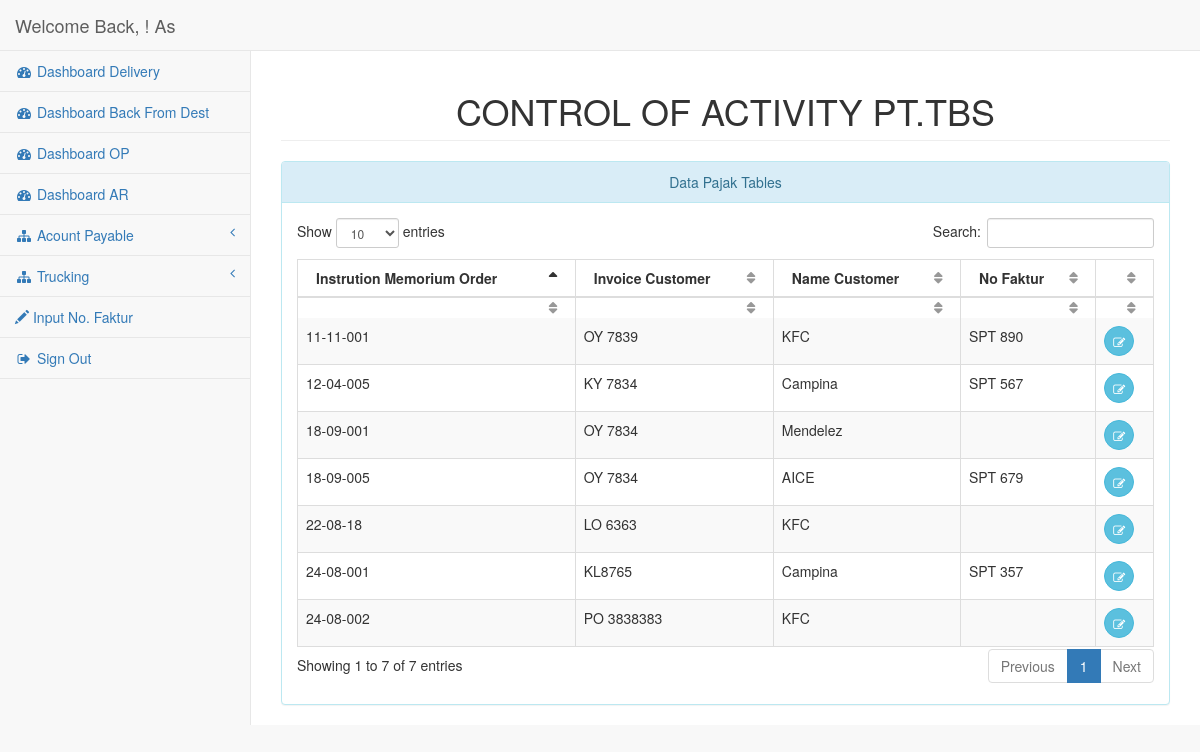
Screenshot of /index.php/pagecontrol/dashPajak with the database file from the repository.
### tables this page shows
CREATE TABLE `ar` (
  `IMO` varchar(12) DEFAULT NULL,
  `inv_cust` varchar(20) DEFAULT NULL,
  `name_cust` varchar(20) DEFAULT NULL,
  `no_plug` varchar(20) NOT NULL,
  `pay_plug` int(11) NOT NULL,
  `pay_inv` int(11) NOT NULL,
  `no_faktur` varchar(20) DEFAULT NULL
);

### application/controllers/Pagecontrol.php (called while the page is built, shortened)
<?php
class Pagecontrol extends CI_Controller {
	public function __construct()
	{
	$this->load->helper('form');
	$this->load->helper('url');
	$this->load->library('pdf');
	}
	public function dashPajak(){
		$this->load->model('pagemodel');
		$data['dataAR'] = $this->pagemodel->getAR();
		$this->load->view('dashboard_Pajak', $data);
	}
}

### index.php (called while the page is built, shortened)
<?php
require_once BASEPATH.'core/CodeIgniter.php';

### application/models/Pagemodel.php (called while the page is built, shortened)
<?php
class Pagemodel extends CI_Model
{
	function getAR(){
		$this->db->select('*');
		$this->db->from('ar');
		$data = $this->db->get();
		return $data->result();
	}
}

### application/views/dashboard_Pajak.php (the view, shortened to what this page needs)
<!DOCTYPE html>
<html lang="en">
<head>
    <link href="<?php echo base_url()?>assets/vendor/bootstrap/css/bootstrap.min.css" rel="stylesheet">
    <link href="<?php echo base_url()?>assets/vendor/metisMenu/metisMenu.min.css" rel="stylesheet">
    <link href="<?php echo base_url()?>assets/vendor/datatables-plugins/dataTables.bootstrap.css" rel="stylesheet">
    <link href="<?php echo base_url()?>assets/vendor/datatables-responsive/dataTables.responsive.css" rel="stylesheet">
    <link href="<?php echo base_url()?>assets/dist/css/sb-admin-2.css" rel="stylesheet">
    <link href="<?php echo base_url()?>assets/vendor/font-awesome/css/font-awesome.min.css" rel="stylesheet" type="text/css">
</head>
<body>
    <div id="wrapper">
        <nav class="navbar navbar-default navbar-static-top" role="navigation" style="margin-bottom: 0">
            <div class="navbar-header">
                <a class="navbar-brand" href="index.html">Welcome Back, <?php echo $this->session->userdata('ses_nama');?>! As <?php echo $this->session->userdata('akses');?></a>
            </div>
            <div class="navbar-default sidebar" role="navigation">
                <div class="sidebar-nav navbar-collapse">
                    <ul class="nav" id="side-menu">
                        <li>
                            <a href="<?php echo base_url().'index.php/pagecontrol/dashboard' ?>"><i class="fa fa-dashboard fa-fw"></i> Dashboard Delivery</a>
                        </li>
                        <li>
                            <a href="<?php echo base_url().'index.php/pagecontrol/dashboard2' ?>"><i class="fa fa-dashboard fa-fw"></i> Dashboard Back From Dest</a>
                        </li>
                        <li>
                            <a href="<?php echo base_url().'index.php/pagecontrol/dashOP' ?>"><i class="fa fa-dashboard fa-fw"></i> Dashboard OP</a>
                        </li>
                        <li>
                            <a href="<?php echo base_url().'index.php/pagecontrol/dashAR' ?>"><i class="fa fa-dashboard fa-fw"></i> Dashboard AR</a>
                        </li>
                        <li>
                            <a href="#"><i class="fa fa-sitemap fa-fw"></i> Acount Payable<span class="fa arrow"></span></a>
                        </li>
                        <li>
                            <a href="#"><i class="fa fa-sitemap fa-fw"></i> Trucking<span class="fa arrow"></span></a>
                        </li>
                        <li>
                            <a href="<?php echo base_url().'index.php/pagecontrol/dashPajak' ?>"><i class="glyphicon glyphicon-pencil  "></i> Input No. Faktur</a>
                        </li>
                        <li>
                            <a href="<?php echo base_url().'index.php/pagecontrol/logout' ?>""><i class="fa fa-sign-out fa-fw"></i> Sign Out</a>
                        </li>
                    </ul>
                </div>
            </div>
        </nav>
        <div id="page-wrapper">
            <div class="row">
                <div class="col-lg-12">
                    <h1 class="page-header"><center>CONTROL OF ACTIVITY PT.TBS</center></h1>
                </div>
            </div>
             <div class="row">
                <div class="col-lg-12">
                     <div class="panel panel-info">
                        <div class="panel-heading">
                            <center>Data Pajak Tables</center>
                        </div>
                        <div class="panel-body">
                            <table id="dtHorizontalExample" class="table table-striped table-bordered table-sm" cellspacing="0" width="100%">
                                <thead>
                                    <tr>
                                        <th>Instrution Memorium Order</th>
                                        <th>Invoice Customer</th>
                                        <th>Name Customer</th>
                                        <th>No Faktur</th>
                                        <th></th>
                                    </tr>
                                </thead>
                                <tbody>
                                     <?php foreach ($dataAR as $k) { ?>
                                    <tr class="odd gradeX">
                                        <td><?php echo $k->IMO ?></td>
                                        <td><?php echo $k->inv_cust ?></td>
                                        <td><?php echo $k->name_cust ?></td>
                                        <td><?php echo $k->no_faktur ?></td>
                                        <td>
                                        <a href="editnoFaktur/<?php echo $k->IMO; ?>"><button type="button" class="btn btn-info btn-circle"><i class="fa fa-edit"></i></button> </a>
                                        </td>
                                    </tr>
                                     <?php } ?>
                                </tbody>
                            </table>
                        </div>
                    </div>
                </div>
                </div>
            </div>
        </div>
</body>
</html>

### application/views/dashboard_Pajak.php (style rules this page uses)
#dtHorizontalExample th, td { white-space: nowrap; }

### rows the page displays
ar: IMO "12-04-005", inv_cust "KY 7834", name_cust "Campina", no_faktur "SPT 567"
ar: IMO "18-09-001", inv_cust "OY 7834", name_cust "Mendelez"
ar: IMO "22-08-18", inv_cust "LO 6363", name_cust "KFC"
ar: IMO "24-08-001", inv_cust "KL8765", name_cust "Campina", no_faktur "SPT 357"
ar: IMO "24-08-002", inv_cust "PO 3838383", name_cust "KFC"
ar: IMO "18-09-005", inv_cust "OY 7834", name_cust "AICE", no_faktur "SPT 679"
ar: IMO "11-11-001", inv_cust "OY 7839", name_cust "KFC", no_faktur "SPT 890"
